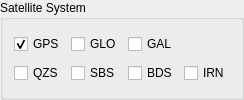
       <widget class="QGroupBox" name="GroupBox1">
        <property name="toolTip">
         <string/>
        </property>
        <property name="title">
         <string>Satellite System</string>
        </property>
        <layout class="QGridLayout" name="gridLayout">
         <item row="0" column="0">
          <widget class="QCheckBox" name="NavSys1">
           <property name="toolTip">
            <string/>
           </property>
           <property name="text">
            <string>GPS</string>
           </property>
           <property name="checked">
            <bool>true</bool>
           </property>
          </widget>
         </item>
         <item row="0" column="1">
          <widget class="QCheckBox" name="NavSys2">
           <property name="toolTip">
            <string/>
           </property>
           <property name="text">
            <string>GLO</string>
           </property>
           <property name="checked">
            <bool>false</bool>
           </property>
          </widget>
         </item>
         <item row="0" column="2">
          <widget class="QCheckBox" name="NavSys3">
           <property name="toolTip">
            <string/>
           </property>
           <property name="text">
            <string>GAL</string>
           </property>
           <property name="checked">
            <bool>false</bool>
           </property>
          </widget>
         </item>
         <item row="1" column="0">
          <widget class="QCheckBox" name="NavSys4">
           <property name="toolTip">
            <string/>
           </property>
           <property name="text">
            <string>QZS</string>
           </property>
           <property name="checked">
            <bool>false</bool>
           </property>
          </widget>
         </item>
         <item row="1" column="1">
          <widget class="QCheckBox" name="NavSys5">
           <property name="toolTip">
            <string/>
           </property>
           <property name="text">
            <string>SBS</string>
           </property>
           <property name="checked">
            <bool>false</bool>
           </property>
          </widget>
         </item>
         <item row="1" column="2">
          <widget class="QCheckBox" name="NavSys6">
           <property name="toolTip">
            <string/>
           </property>
           <property name="text">
            <string>BDS</string>
           </property>
           <property name="checked">
            <bool>false</bool>
           </property>
          </widget>
         </item>
         <item row="1" column="3">
          <widget class="QCheckBox" name="NavSys7">
           <property name="text">
            <string>IRN</string>
           </property>
          </widget>
         </item>
        </layout>
       </widget>
